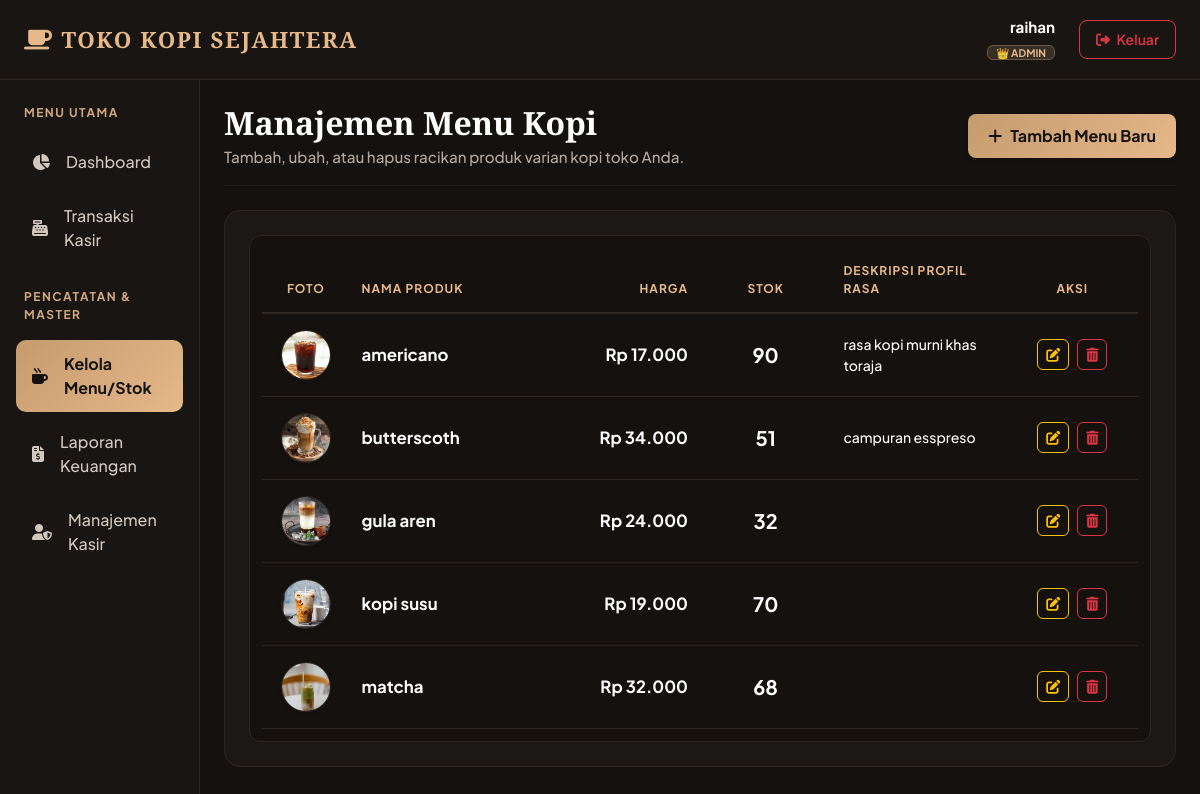
The page /menu.php (signed in) on the database its author committed.
### tables this page shows
CREATE TABLE `menu` (
  `id_menu` int(11) NOT NULL,
  `nama_menu` varchar(100) NOT NULL,
  `harga` int(11) NOT NULL,
  `stok` int(11) NOT NULL,
  `foto` varchar(255) DEFAULT 'default_kopi.png',
  `kategori` enum('makanan','minuman','snack') NOT NULL,
  `deskripsi` text DEFAULT NULL
);

### menu.php (the view, shortened to what this page needs)
<?php
include 'koneksi.php';
$nama_user = isset($_SESSION['nama_lengkap']) ? $_SESSION['nama_lengkap'] : (isset($_SESSION['nama']) ? $_SESSION['nama'] : $_SESSION['username']);
$role_user = isset($_SESSION['role']) ? $_SESSION['role'] : 'Kasir';
$query_menu = mysqli_query($koneksi, "SELECT * FROM menu ORDER BY nama_menu ASC");
?>
<!DOCTYPE html>
<html lang="id">
<head>
    <link href="https://cdn.jsdelivr.net/npm/bootstrap@5.3.0/dist/css/bootstrap.min.css" rel="stylesheet">
    <link rel="stylesheet" href="https://cdnjs.cloudflare.com/ajax/libs/font-awesome/6.4.0/css/all.min.css">
</head>
<body>
<nav class="navbar navbar-expand-lg navbar-dark navbar-custom sticky-top py-3">
    <div class="container-fluid px-4">
        <a class="navbar-brand navbar-brand-coffee" href="dashboard.php">
            <i class="fas fa-coffee me-2"></i>TOKO KOPI SEJAHTERA
        </a>
        <div class="ms-auto d-flex align-items-center">
            <div class="me-4 text-end d-none d-sm-block">
                <div class="fw-bold text-white" style="font-size: 0.95rem;"><?= htmlspecialchars($nama_user); ?></div>
                <span class="luxury-badge py-0 px-2" style="font-size: 0.65rem;">👑 <?= htmlspecialchars($role_user); ?></span>
            </div>
            <a href="logout.php" class="btn btn-sm btn-outline-danger px-3 py-2 fw-semibold" style="border-radius: 8px;">
                <i class="fas fa-sign-out-alt me-1"></i> Keluar
            </a>
        </div>
    </div>
</nav>
<div class="container-fluid">
    <div class="row">
        <div class="col-md-2 sidebar-container p-3 d-none d-md-block">
            <div class="mb-4 mt-2">
                <p class="sidebar-section-title text-uppercase mb-3 px-2">Menu Utama</p>
                <a href="dashboard.php" class="nav-link-custom"><i class="fas fa-chart-pie me-3"></i> Dashboard</a>
                <a href="transaksi.php" class="nav-link-custom"><i class="fas fa-cash-register me-3"></i> Transaksi Kasir</a>
            </div>
            <div class="mb-4">
                <p class="sidebar-section-title text-uppercase mb-3 px-2">Pencatatan & Master</p>
                <a href="menu.php" class="nav-link-custom active"><i class="fas fa-mug-hot me-3"></i> Kelola Menu/Stok</a>
                <a href="laporan.php" class="nav-link-custom"><i class="fas fa-file-invoice-dollar me-3"></i> Laporan Keuangan</a>
                <a href="user.php" class="nav-link-custom"><i class="fas fa-user-shield me-3"></i> Manajemen Kasir</a>
            </div>
        </div>
        <div class="col-md-10 p-4">
            <div class="d-flex flex-column flex-sm-row justify-content-between align-items-start align-items-sm-center mb-4 pb-3 border-bottom border-secondary border-opacity-10">
                <div>
                    <h1 class="h2 fw-bold text-white mb-1" style="font-family: 'Playfair Display', serif;">Manajemen Menu Kopi</h1>
                    <p class="page-subtitle-custom mb-0">Tambah, ubah, atau hapus racikan produk varian kopi toko Anda.</p>
                </div>
                <div class="mt-3 mt-sm-0">
                    <a href="tambah_menu.php" class="btn btn-coffee-add shadow-sm">
                        <i class="fas fa-plus me-2"></i> Tambah Menu Baru
                    </a>
                </div>
            </div>
            <div class="card premium-card">
                <div class="table-premium-wrapper table-responsive">
                    <table class="table table-premium align-middle mb-0">
                        <thead>
                            <tr>
                                <th style="width: 10%;" class="text-center">FOTO</th>
                                <th style="width: 25%;">NAMA PRODUK</th>
                                <th class="text-end" style="width: 15%;">HARGA</th>
                                <th class="text-center" style="width: 15%;">STOK</th>
                                <th style="width: 20%;">DESKRIPSI PROFIL RASA</th>
                                <th class="text-center" style="width: 15%;">AKSI</th>
                            </tr>
                        </thead>
                        <tbody>
                            <?php
                            if (mysqli_num_rows($query_menu) > 0):
                                while ($row = mysqli_fetch_assoc($query_menu)):
                                    $foto_tabel = (!empty($row['foto']) && $row['foto'] != 'default_kopi.png') ? $row['foto'] : 'butterscoth.jpg';
                            ?>
                            <tr>
                                <td class="text-center">
                                    <img src="assets/<?= $foto_tabel; ?>" alt="Menu" class="admin-menu-thumb rounded-circle shadow-sm">
                                </td>
                                <td class="fw-bold text-white" style="font-size: 1.05rem;"><?= htmlspecialchars($row['nama_menu']); ?></td>
                                <td class="text-end fw-bold" style="color: var(--coffee-gold); font-size: 1.05rem;">
                                    Rp <?= number_format($row['harga'], 0, ',', '.'); ?>
                                </td>
                                <td class="text-center fw-bold fs-5 <?= ($row['stok'] <= 10) ? 'text-danger' : 'text-success'; ?>">
                                    <?= $row['stok']; ?>
                                </td>
                                <td class="small" style="color: #b5a89e; font-weight: 500;"><?= htmlspecialchars($row['deskripsi'] ?? '-'); ?></td>
                                <td class="text-center">
                                    <div class="d-inline-flex gap-2">
                                        <a href="ubah_menu.php?id=<?= $row['id_menu']; ?>" class="btn btn-sm btn-outline-warning px-2 py-1" style="border-radius: 6px;" title="Ubah">
                                            <i class="fas fa-edit"></i>
                                        </a>
                                        <a href="menu.php?hapus=<?= $row['id_menu']; ?>" class="btn btn-sm btn-outline-danger px-2 py-1" style="border-radius: 6px;" onclick="return confirm('Apakah Anda yakin ingin menghapus racikan menu ini beserta seluruh riwayat penjualannya di MySQL?');" title="Hapus">
                                            <i class="fas fa-trash-alt"></i>
                                        </a>
                                    </div>
                                </td>
                            </tr>
                            <?php
                                endwhile;
                            else:
                            ?>
                            <tr>
                                <td colspan="6" class="text-center py-5 text-muted fw-medium">Belum ada varian menu kopi yang terdaftar.</td>
                            </tr>
                            <?php endif; ?>
                        </tbody>
                    </table>
                </div>
            </div>
        </div>
    </div>
</div>
</body>
</html>

### menu.php (style rules this page uses)
:root { --bg-main: #14110f; --bg-card: #1c1816; --bg-sidebar: #181513; --coffee-gold: #e6b88a; --coffee-light: #f4ebd9; --text-muted: #d1c7bd; --border-glow: #2d2621; }
body { font-family: 'Plus Jakarta Sans', sans-serif; background-color: var(--bg-main); color: var(--coffee-light); overflow-x: hidden; }
.navbar-custom { background-color: var(--bg-sidebar) !important; border-bottom: 1px solid var(--border-glow); }
.navbar-brand-coffee { font-family: 'Playfair Display', serif; font-weight: 700; font-size: 1.4rem; letter-spacing: 1.5px; color: var(--coffee-gold) !important; }
.sidebar-container { background-color: var(--bg-sidebar); border-right: 1px solid var(--border-glow); min-height: calc(100vh - 73px); }
.sidebar-section-title { font-size: 0.75rem; letter-spacing: 1.5px; color: var(--coffee-gold); font-weight: 700; opacity: 0.9; }
.nav-link-custom { color: var(--text-muted); padding: 12px 16px; display: flex; align-items: center; text-decoration: none; border-radius: 10px; margin-bottom: 6px; font-weight: 500; transition: all 0.2s ease; }
.nav-link-custom.active { background: linear-gradient(135deg, #c59b6e, var(--coffee-gold)); color: #14110f; font-weight: 700; }
.premium-card { background-color: var(--bg-card) !important; border: 1px solid var(--border-glow) !important; border-radius: 16px; padding: 24px; }
.btn-coffee-add { background: linear-gradient(135deg, #c59b6e, var(--coffee-gold)); color: #14110f; font-weight: 700; border: none; border-radius: 8px; padding: 10px 20px; transition: all 0.2s ease; text-decoration: none; display: inline-flex; align-items: center; }
.table-premium-wrapper { background-color: #14110f !important; border: 1px solid var(--border-glow); border-radius: 12px; padding: 12px; }
.table-premium { background-color: #14110f !important; color: #ffffff !important; margin-bottom: 0 !important; }
.table-premium thead th { color: var(--coffee-gold) !important; background-color: #14110f !important; font-weight: 700; text-transform: uppercase; font-size: 0.75rem; letter-spacing: 1px; border-bottom: 2px solid var(--border-glow) !important; padding: 14px 12px; }
.table-premium tbody tr td { padding: 16px 12px; background-color: #14110f !important; border-bottom: 1px solid var(--border-glow) !important; color: #ffffff !important; }
.page-subtitle-custom { color: #b5a89e !important; font-size: 0.95rem; font-weight: 500; }
.luxury-badge { background: rgba(230, 184, 138, 0.15); color: var(--coffee-gold); border: 1px solid rgba(230, 184, 138, 0.3); padding: 4px 10px; border-radius: 6px; font-size: 0.7rem; font-weight: 700; text-transform: uppercase; }
.admin-menu-thumb { width: 50px; height: 50px; object-fit: cover; border: 1px solid var(--border-glow); }

### rows shown on the page
menu: foto (picture), nama_menu "americano", harga "17.000", stok "90", deskripsi "rasa kopi murni khas toraja"
menu: foto (picture), nama_menu "butterscoth", harga "34.000", stok "51", deskripsi "campuran esspreso"
menu: foto (picture), nama_menu "gula aren", harga "24.000", stok "32"
menu: foto (picture), nama_menu "kopi susu", harga "19.000", stok "70"
menu: foto (picture), nama_menu "matcha", harga "32.000", stok "68"

### other values the page prints
$nama_user "raihan"
$role_user "ADMIN"
